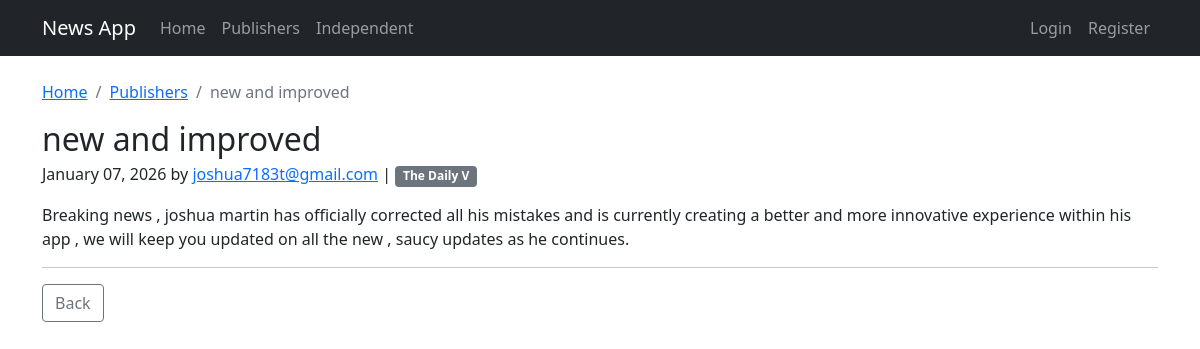
The page /articles/article/6/ on the database its author committed.
### articles/models.py (models this page shows, shortened)
class Article(models.Model):
    title = models.CharField(max_length=200)
    content = models.TextField()
    image = models.ImageField(upload_to='articles/', blank=True, null=True)
    author = models.ForeignKey(settings.AUTH_USER_MODEL, on_delete=models.CASCADE, related_name='authored_articles')
    publisher = models.ForeignKey(Publisher, on_delete=models.SET_NULL, null=True, blank=True, related_name='articles')
    approved = models.BooleanField(default=False)
    created_at = models.DateTimeField(auto_now_add=True)
    updated_at = models.DateTimeField(auto_now=True)
    approved_by = models.ForeignKey(settings.AUTH_USER_MODEL, on_delete=models.SET_NULL, null=True, blank=True, related_name='approved_articles')
    declined_reason = models.TextField(blank=True)
    declined_by = models.ForeignKey(settings.AUTH_USER_MODEL, on_delete=models.SET_NULL, null=True, blank=True, related_name='declined_articles')
    declined_at = models.DateTimeField(null=True, blank=True)

### users/models.py (models this page shows, shortened)
class User(AbstractUser):
    class Roles(models.TextChoices):
        READER = 'READER', 'Reader'
        JOURNALIST = 'JOURNALIST', 'Journalist'
        EDITOR = 'EDITOR', 'Editor'
    role = models.CharField(max_length=20, choices=Roles.choices, default=Roles.READER)
    bio = models.TextField(blank=True)
    subscriptions_to_publishers = models.ManyToManyField('publications.Publisher', blank=True, related_name='subscribers')
    subscriptions_to_journalists = models.ManyToManyField('self', blank=True, symmetrical=False, related_name='journalist_subscribers')

### publications/models.py (models this page shows, shortened)
class Publisher(models.Model):
    title = models.CharField(max_length=200)
    description = models.TextField(blank=True)
    editors = models.ManyToManyField(settings.AUTH_USER_MODEL, related_name='publisher_editors', blank=True)
    journalists = models.ManyToManyField(settings.AUTH_USER_MODEL, related_name='publisher_journalists', blank=True)
    created_at = models.DateTimeField(auto_now_add=True)

### articles/web_views.py (the view)
# urls.py: path('article/<int:pk>/', web_views.article_detail, name='article_detail'),
def article_detail(request, pk):
    article = get_object_or_404(Article, pk=pk, approved=True)
    return render(request, 'articles/article_detail.html', {'article': article})

### templates/articles/article_detail.html (shortened to what this page needs)
{% extends 'base.html' %}
{% block content %}
    <nav aria-label="breadcrumb">
        <ol class="breadcrumb">
            <li class="breadcrumb-item"><a href="{% url 'home' %}">Home</a></li>
            {% if article.publisher %}
                <li class="breadcrumb-item"><a href="{% url 'publisher_feed' %}">Publishers</a></li>
            {% else %}
                <li class="breadcrumb-item"><a href="{% url 'independent_feed' %}">Independent</a></li>
            {% endif %}
            <li class="breadcrumb-item active" aria-current="page">{{ article.title }}</li>
        </ol>
    </nav>
    <article class="blog-post">
        <h2 class="blog-post-title mb-1">{{ article.title }}</h2>
        <p class="blog-post-meta">
            {{ article.created_at|date:"F d, Y" }} by <a href="#">{{ article.author.username }}</a>
            {% if article.publisher %}
                | <span class="badge bg-secondary">{{ article.publisher.title }}</span>
            {% else %}
                | <span class="badge bg-success">Independent</span>
            {% endif %}
        </p>
    <div class="article-content">
        {{ article.content|linebreaks }}
    </div>
    </article>
    <hr>
    <div class="d-flex gap-2">
        <a href="javascript:history.back()" class="btn btn-outline-secondary">Back</a>
    </div>
{% endblock %}

### rows shown on the page
Article: title "new and improved", created_at "January 07, 2026", author.username "joshua7183t@gmail.com", publisher "The Daily V", content "Breaking news , joshua martin has officially corrected all his mistakes and is currently creating a better and more innovative experience within his app , we will keep you updated on all the new , saucy updates as he continues."
